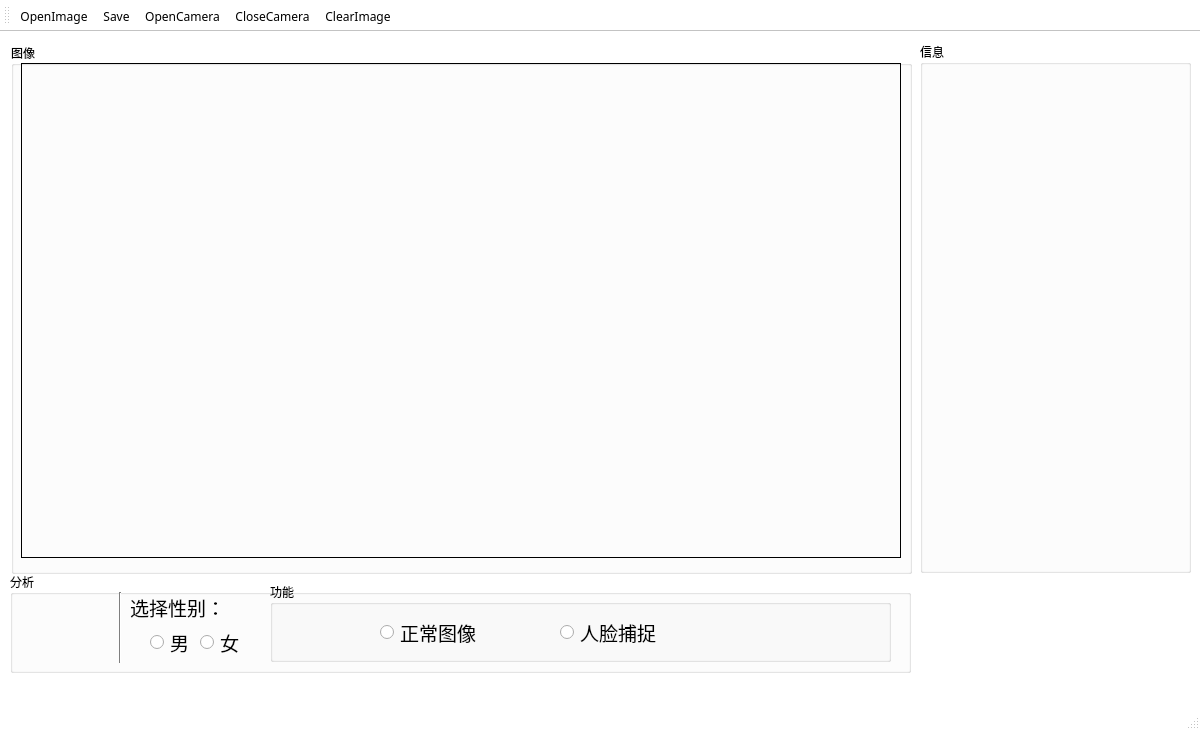
<?xml version="1.0" encoding="UTF-8"?>
<ui version="4.0">
 <class>MainWindow</class>
 <widget class="QMainWindow" name="MainWindow">
  <property name="windowModality">
   <enum>Qt::NonModal</enum>
  </property>
  <property name="geometry">
   <rect>
    <x>0</x>
    <y>0</y>
    <width>1200</width>
    <height>730</height>
   </rect>
  </property>
  <property name="minimumSize">
   <size>
    <width>1200</width>
    <height>730</height>
   </size>
  </property>
  <property name="maximumSize">
   <size>
    <width>1200</width>
    <height>730</height>
   </size>
  </property>
  <property name="palette">
   <palette>
    <active>
     <colorrole role="WindowText">
      <brush brushstyle="SolidPattern">
       <color alpha="255">
        <red>0</red>
        <green>0</green>
        <blue>0</blue>
       </color>
      </brush>
     </colorrole>
     <colorrole role="Button">
      <brush brushstyle="SolidPattern">
       <color alpha="255">
        <red>255</red>
        <green>255</green>
        <blue>255</blue>
       </color>
      </brush>
     </colorrole>
     <colorrole role="Light">
      <brush brushstyle="SolidPattern">
       <color alpha="255">
        <red>255</red>
        <green>255</green>
        <blue>255</blue>
       </color>
      </brush>
     </colorrole>
     <colorrole role="Midlight">
      <brush brushstyle="SolidPattern">
       <color alpha="255">
        <red>255</red>
        <green>255</green>
        <blue>255</blue>
       </color>
      </brush>
     </colorrole>
     <colorrole role="Dark">
      <brush brushstyle="SolidPattern">
       <color alpha="255">
        <red>127</red>
        <green>127</green>
        <blue>127</blue>
       </color>
      </brush>
     </colorrole>
     <colorrole role="Mid">
      <brush brushstyle="SolidPattern">
       <color alpha="255">
        <red>170</red>
        <green>170</green>
        <blue>170</blue>
       </color>
      </brush>
     </colorrole>
     <colorrole role="Text">
      <brush brushstyle="SolidPattern">
       <color alpha="255">
        <red>0</red>
        <green>0</green>
        <blue>0</blue>
       </color>
      </brush>
     </colorrole>
     <colorrole role="BrightText">
      <brush brushstyle="SolidPattern">
       <color alpha="255">
        <red>255</red>
        <green>255</green>
        <blue>255</blue>
       </color>
      </brush>
     </colorrole>
     <colorrole role="ButtonText">
      <brush brushstyle="SolidPattern">
       <color alpha="255">
        <red>0</red>
        <green>0</green>
        <blue>0</blue>
       </color>
      </brush>
     </colorrole>
     <colorrole role="Base">
      <brush brushstyle="SolidPattern">
       <color alpha="255">
        <red>255</red>
        <green>255</green>
        <blue>255</blue>
       </color>
      </brush>
     </colorrole>
     <colorrole role="Window">
      <brush brushstyle="SolidPattern">
       <color alpha="255">
        <red>255</red>
        <green>255</green>
        <blue>255</blue>
       </color>
      </brush>
     </colorrole>
     <colorrole role="Shadow">
      <brush brushstyle="SolidPattern">
       <color alpha="255">
        <red>0</red>
        <green>0</green>
        <blue>0</blue>
       </color>
      </brush>
     </colorrole>
     <colorrole role="AlternateBase">
      <brush brushstyle="SolidPattern">
       <color alpha="255">
        <red>255</red>
        <green>255</green>
        <blue>255</blue>
       </color>
      </brush>
     </colorrole>
     <colorrole role="ToolTipBase">
      <brush brushstyle="SolidPattern">
       <color alpha="255">
        <red>255</red>
        <green>255</green>
        <blue>220</blue>
       </color>
      </brush>
     </colorrole>
     <colorrole role="ToolTipText">
      <brush brushstyle="SolidPattern">
       <color alpha="255">
        <red>0</red>
        <green>0</green>
        <blue>0</blue>
       </color>
      </brush>
     </colorrole>
     <colorrole role="PlaceholderText">
      <brush brushstyle="SolidPattern">
       <color alpha="128">
        <red>0</red>
        <green>0</green>
        <blue>0</blue>
       </color>
      </brush>
     </colorrole>
    </active>
    <inactive>
     <colorrole role="WindowText">
      <brush brushstyle="SolidPattern">
       <color alpha="255">
        <red>0</red>
        <green>0</green>
        <blue>0</blue>
       </color>
      </brush>
     </colorrole>
     <colorrole role="Button">
      <brush brushstyle="SolidPattern">
       <color alpha="255">
        <red>255</red>
        <green>255</green>
        <blue>255</blue>
       </color>
      </brush>
     </colorrole>
     <colorrole role="Light">
      <brush brushstyle="SolidPattern">
       <color alpha="255">
        <red>255</red>
        <green>255</green>
        <blue>255</blue>
       </color>
      </brush>
     </colorrole>
     <colorrole role="Midlight">
      <brush brushstyle="SolidPattern">
       <color alpha="255">
        <red>255</red>
        <green>255</green>
        <blue>255</blue>
       </color>
      </brush>
     </colorrole>
     <colorrole role="Dark">
      <brush brushstyle="SolidPattern">
       <color alpha="255">
        <red>127</red>
        <green>127</green>
        <blue>127</blue>
       </color>
      </brush>
     </colorrole>
     <colorrole role="Mid">
      <brush brushstyle="SolidPattern">
       <color alpha="255">
        <red>170</red>
        <green>170</green>
        <blue>170</blue>
       </color>
      </brush>
     </colorrole>
     <colorrole role="Text">
      <brush brushstyle="SolidPattern">
       <color alpha="255">
        <red>0</red>
        <green>0</green>
        <blue>0</blue>
       </color>
      </brush>
     </colorrole>
     <colorrole role="BrightText">
      <brush brushstyle="SolidPattern">
       <color alpha="255">
        <red>255</red>
        <green>255</green>
        <blue>255</blue>
       </color>
      </brush>
     </colorrole>
     <colorrole role="ButtonText">
      <brush brushstyle="SolidPattern">
       <color alpha="255">
        <red>0</red>
        <green>0</green>
        <blue>0</blue>
       </color>
      </brush>
     </colorrole>
     <colorrole role="Base">
      <brush brushstyle="SolidPattern">
       <color alpha="255">
        <red>255</red>
        <green>255</green>
        <blue>255</blue>
       </color>
      </brush>
     </colorrole>
     <colorrole role="Window">
      <brush brushstyle="SolidPattern">
       <color alpha="255">
        <red>255</red>
        <green>255</green>
        <blue>255</blue>
       </color>
      </brush>
     </colorrole>
     <colorrole role="Shadow">
      <brush brushstyle="SolidPattern">
       <color alpha="255">
        <red>0</red>
        <green>0</green>
        <blue>0</blue>
       </color>
      </brush>
     </colorrole>
     <colorrole role="AlternateBase">
      <brush brushstyle="SolidPattern">
       <color alpha="255">
        <red>255</red>
        <green>255</green>
        <blue>255</blue>
       </color>
      </brush>
     </colorrole>
     <colorrole role="ToolTipBase">
      <brush brushstyle="SolidPattern">
       <color alpha="255">
        <red>255</red>
        <green>255</green>
        <blue>220</blue>
       </color>
      </brush>
     </colorrole>
     <colorrole role="ToolTipText">
      <brush brushstyle="SolidPattern">
       <color alpha="255">
        <red>0</red>
        <green>0</green>
        <blue>0</blue>
       </color>
      </brush>
     </colorrole>
     <colorrole role="PlaceholderText">
      <brush brushstyle="SolidPattern">
       <color alpha="128">
        <red>0</red>
        <green>0</green>
        <blue>0</blue>
       </color>
      </brush>
     </colorrole>
    </inactive>
    <disabled>
     <colorrole role="WindowText">
      <brush brushstyle="SolidPattern">
       <color alpha="255">
        <red>127</red>
        <green>127</green>
        <blue>127</blue>
       </color>
      </brush>
     </colorrole>
     <colorrole role="Button">
      <brush brushstyle="SolidPattern">
       <color alpha="255">
        <red>255</red>
        <green>255</green>
        <blue>255</blue>
       </color>
      </brush>
     </colorrole>
     <colorrole role="Light">
      <brush brushstyle="SolidPattern">
       <color alpha="255">
        <red>255</red>
        <green>255</green>
        <blue>255</blue>
       </color>
      </brush>
     </colorrole>
     <colorrole role="Midlight">
      <brush brushstyle="SolidPattern">
       <color alpha="255">
        <red>255</red>
        <green>255</green>
        <blue>255</blue>
       </color>
      </brush>
     </colorrole>
     <colorrole role="Dark">
      <brush brushstyle="SolidPattern">
       <color alpha="255">
        <red>127</red>
        <green>127</green>
        <blue>127</blue>
       </color>
      </brush>
     </colorrole>
     <colorrole role="Mid">
      <brush brushstyle="SolidPattern">
       <color alpha="255">
        <red>170</red>
        <green>170</green>
        <blue>170</blue>
       </color>
      </brush>
     </colorrole>
     <colorrole role="Text">
      <brush brushstyle="SolidPattern">
       <color alpha="255">
        <red>127</red>
        <green>127</green>
        <blue>127</blue>
       </color>
      </brush>
     </colorrole>
     <colorrole role="BrightText">
      <brush brushstyle="SolidPattern">
       <color alpha="255">
        <red>255</red>
        <green>255</green>
        <blue>255</blue>
       </color>
      </brush>
     </colorrole>
     <colorrole role="ButtonText">
      <brush brushstyle="SolidPattern">
       <color alpha="255">
        <red>127</red>
        <green>127</green>
        <blue>127</blue>
       </color>
      </brush>
     </colorrole>
     <colorrole role="Base">
      <brush brushstyle="SolidPattern">
       <color alpha="255">
        <red>255</red>
        <green>255</green>
        <blue>255</blue>
       </color>
      </brush>
     </colorrole>
     <colorrole role="Window">
      <brush brushstyle="SolidPattern">
       <color alpha="255">
        <red>255</red>
        <green>255</green>
        <blue>255</blue>
       </color>
      </brush>
     </colorrole>
     <colorrole role="Shadow">
      <brush brushstyle="SolidPattern">
       <color alpha="255">
        <red>0</red>
        <green>0</green>
        <blue>0</blue>
       </color>
      </brush>
     </colorrole>
     <colorrole role="AlternateBase">
      <brush brushstyle="SolidPattern">
       <color alpha="255">
        <red>255</red>
        <green>255</green>
        <blue>255</blue>
       </color>
      </brush>
     </colorrole>
     <colorrole role="ToolTipBase">
      <brush brushstyle="SolidPattern">
       <color alpha="255">
        <red>255</red>
        <green>255</green>
        <blue>220</blue>
       </color>
      </brush>
     </colorrole>
     <colorrole role="ToolTipText">
      <brush brushstyle="SolidPattern">
       <color alpha="255">
        <red>0</red>
        <green>0</green>
        <blue>0</blue>
       </color>
      </brush>
     </colorrole>
     <colorrole role="PlaceholderText">
      <brush brushstyle="SolidPattern">
       <color alpha="128">
        <red>0</red>
        <green>0</green>
        <blue>0</blue>
       </color>
      </brush>
     </colorrole>
    </disabled>
   </palette>
  </property>
  <property name="font">
   <font>
    <family>Microsoft YaHei</family>
   </font>
  </property>
  <property name="windowTitle">
   <string>Facial health</string>
  </property>
  <property name="windowIcon">
   <iconset>
    <normaloff>icon/icons-smile.png</normaloff>icon/icons-smile.png</iconset>
  </property>
  <property name="autoFillBackground">
   <bool>false</bool>
  </property>
  <widget class="QWidget" name="centralwidget">
   <widget class="QGroupBox" name="groupBox">
    <property name="geometry">
     <rect>
      <x>10</x>
      <y>540</y>
      <width>901</width>
      <height>101</height>
     </rect>
    </property>
    <property name="minimumSize">
     <size>
      <width>901</width>
      <height>101</height>
     </size>
    </property>
    <property name="title">
     <string>分析</string>
    </property>
    <widget class="QPushButton" name="button_CaptureAnalyse">
     <property name="geometry">
      <rect>
       <x>20</x>
       <y>30</y>
       <width>71</width>
       <height>61</height>
      </rect>
     </property>
     <property name="font">
      <font>
       <family>Microsoft YaHei</family>
       <pointsize>-1</pointsize>
      </font>
     </property>
     <property name="cursor">
      <cursorShape>PointingHandCursor</cursorShape>
     </property>
     <property name="mouseTracking">
      <bool>false</bool>
     </property>
     <property name="autoFillBackground">
      <bool>false</bool>
     </property>
     <property name="styleSheet">
      <string notr="true">border:none;
color:gray;
font-size:12px;
height:40px;
padding-left:5px;
padding-right:10px;</string>
     </property>
     <property name="text">
      <string/>
     </property>
     <property name="icon">
      <iconset>
       <normaloff>icon/icons8-FaceAnalyse-100.png</normaloff>icon/icons8-FaceAnalyse-100.png</iconset>
     </property>
     <property name="iconSize">
      <size>
       <width>64</width>
       <height>64</height>
      </size>
     </property>
    </widget>
    <widget class="Line" name="line">
     <property name="geometry">
      <rect>
       <x>100</x>
       <y>20</y>
       <width>20</width>
       <height>71</height>
      </rect>
     </property>
     <property name="orientation">
      <enum>Qt::Vertical</enum>
     </property>
    </widget>
    <widget class="QRadioButton" name="radioButton_Male">
     <property name="geometry">
      <rect>
       <x>140</x>
       <y>60</y>
       <width>41</width>
       <height>21</height>
      </rect>
     </property>
     <property name="font">
      <font>
       <pointsize>14</pointsize>
      </font>
     </property>
     <property name="text">
      <string>男</string>
     </property>
     <property name="iconSize">
      <size>
       <width>32</width>
       <height>32</height>
      </size>
     </property>
    </widget>
    <widget class="QRadioButton" name="radioButton_Female">
     <property name="geometry">
      <rect>
       <x>190</x>
       <y>60</y>
       <width>41</width>
       <height>21</height>
      </rect>
     </property>
     <property name="font">
      <font>
       <pointsize>14</pointsize>
      </font>
     </property>
     <property name="text">
      <string>女</string>
     </property>
     <property name="iconSize">
      <size>
       <width>32</width>
       <height>32</height>
      </size>
     </property>
    </widget>
    <widget class="QLabel" name="label_SelectGender">
     <property name="geometry">
      <rect>
       <x>120</x>
       <y>20</y>
       <width>91</width>
       <height>31</height>
      </rect>
     </property>
     <property name="font">
      <font>
       <pointsize>14</pointsize>
      </font>
     </property>
     <property name="text">
      <string>选择性别：</string>
     </property>
    </widget>
    <widget class="QGroupBox" name="groupBox_4">
     <property name="geometry">
      <rect>
       <x>260</x>
       <y>10</y>
       <width>621</width>
       <height>80</height>
      </rect>
     </property>
     <property name="title">
      <string>功能</string>
     </property>
     <widget class="QRadioButton" name="radioButton_NormalImage">
      <property name="geometry">
       <rect>
        <x>110</x>
        <y>40</y>
        <width>101</width>
        <height>21</height>
       </rect>
      </property>
      <property name="font">
       <font>
        <pointsize>14</pointsize>
       </font>
      </property>
      <property name="text">
       <string>正常图像</string>
      </property>
     </widget>
     <widget class="QRadioButton" name="radioButton_FaceTract">
      <property name="geometry">
       <rect>
        <x>290</x>
        <y>40</y>
        <width>101</width>
        <height>21</height>
       </rect>
      </property>
      <property name="font">
       <font>
        <pointsize>14</pointsize>
       </font>
      </property>
      <property name="text">
       <string>人脸捕捉</string>
      </property>
     </widget>
    </widget>
   </widget>
   <widget class="QGroupBox" name="groupBox_2">
    <property name="geometry">
     <rect>
      <x>11</x>
      <y>11</y>
      <width>901</width>
      <height>531</height>
     </rect>
    </property>
    <property name="minimumSize">
     <size>
      <width>661</width>
      <height>391</height>
     </size>
    </property>
    <property name="maximumSize">
     <size>
      <width>1920</width>
      <height>1080</height>
     </size>
    </property>
    <property name="title">
     <string>图像</string>
    </property>
    <widget class="QLabel" name="label_ShowCamera">
     <property name="geometry">
      <rect>
       <x>10</x>
       <y>20</y>
       <width>880</width>
       <height>495</height>
      </rect>
     </property>
     <property name="frameShape">
      <enum>QFrame::Panel</enum>
     </property>
     <property name="text">
      <string/>
     </property>
     <property name="pixmap">
      <pixmap>background.png</pixmap>
     </property>
    </widget>
   </widget>
   <widget class="QGroupBox" name="groupBox_3">
    <property name="geometry">
     <rect>
      <x>920</x>
      <y>10</y>
      <width>271</width>
      <height>531</height>
     </rect>
    </property>
    <property name="minimumSize">
     <size>
      <width>270</width>
      <height>390</height>
     </size>
    </property>
    <property name="title">
     <string>信息</string>
    </property>
   </widget>
   <widget class="QLabel" name="label_SJTUlogo">
    <property name="geometry">
     <rect>
      <x>920</x>
      <y>550</y>
      <width>271</width>
      <height>91</height>
     </rect>
    </property>
    <property name="minimumSize">
     <size>
      <width>271</width>
      <height>91</height>
     </size>
    </property>
    <property name="text">
     <string/>
    </property>
    <property name="pixmap">
     <pixmap>icon/SJTUlogo.png</pixmap>
    </property>
   </widget>
  </widget>
  <widget class="QMenuBar" name="menubar">
   <property name="geometry">
    <rect>
     <x>0</x>
     <y>0</y>
     <width>1200</width>
     <height>23</height>
    </rect>
   </property>
  </widget>
  <widget class="QStatusBar" name="statusbar"/>
  <widget class="QToolBar" name="toolBar">
   <property name="windowTitle">
    <string>toolBar</string>
   </property>
   <property name="iconSize">
    <size>
     <width>48</width>
     <height>48</height>
    </size>
   </property>
   <attribute name="toolBarArea">
    <enum>TopToolBarArea</enum>
   </attribute>
   <attribute name="toolBarBreak">
    <bool>false</bool>
   </attribute>
   <addaction name="actionOpenImage"/>
   <addaction name="actionSave"/>
   <addaction name="actionOpenCamera"/>
   <addaction name="actionCloseCamera"/>
   <addaction name="actionClearImage"/>
  </widget>
  <action name="actionOpenImage">
   <property name="icon">
    <iconset>
     <normaloff>icon/icons8-OpenImage-64.png</normaloff>icon/icons8-OpenImage-64.png</iconset>
   </property>
   <property name="text">
    <string>OpenImage</string>
   </property>
   <property name="toolTip">
    <string>打开图像</string>
   </property>
  </action>
  <action name="actionOpenCamera">
   <property name="icon">
    <iconset>
     <normaloff>icon/icons8-OpenCamera-64.png</normaloff>icon/icons8-OpenCamera-64.png</iconset>
   </property>
   <property name="text">
    <string>OpenCamera</string>
   </property>
   <property name="toolTip">
    <string>打开摄像头</string>
   </property>
  </action>
  <action name="actionCloseCamera">
   <property name="icon">
    <iconset>
     <normaloff>icon/icons8-CloseCamera-64.png</normaloff>icon/icons8-CloseCamera-64.png</iconset>
   </property>
   <property name="text">
    <string>CloseCamera</string>
   </property>
   <property name="toolTip">
    <string>关闭摄像头</string>
   </property>
  </action>
  <action name="actionClearImage">
   <property name="icon">
    <iconset>
     <normaloff>icon/icons8-closewindow-96.png</normaloff>icon/icons8-closewindow-96.png</iconset>
   </property>
   <property name="text">
    <string>ClearImage</string>
   </property>
   <property name="toolTip">
    <string>删除图窗内容</string>
   </property>
  </action>
  <action name="actionSave">
   <property name="icon">
    <iconset>
     <normaloff>icon/icons8-save-96.png</normaloff>icon/icons8-save-96.png</iconset>
   </property>
   <property name="text">
    <string>Save</string>
   </property>
   <property name="toolTip">
    <string>保存图片</string>
   </property>
  </action>
 </widget>
 <resources/>
 <connections/>
</ui>
